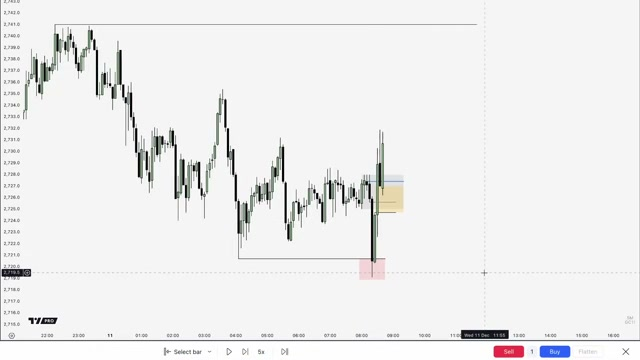
#> input picture dataset/yolo/images/train/reversal_sequence_ttrs_how_to_blend_pd_arrays____dense____reversal_sequence_ttrs_how_to_blend_pd_arrays__0010.jpg, 640 x 360 px
$ python -i analyze_tradingview_capture_quality.py   (imports and definitions only)
#> lines starting #> are read from the running program, lines starting #| are printed output that depends on the picture
from __future__ import annotations

import argparse
import json
import sys
from collections import Counter
from datetime import datetime, timezone
from pathlib import Path
from typing import Any

from PIL import Image, ImageFilter, ImageStat


ROOT_DIR = Path(__file__).resolve().parents[1]
if str(ROOT_DIR) not in sys.path:
    sys.path.insert(0, str(ROOT_DIR))

from scripts.analyze_ttrades_state_review_layout import (
    TIMEFRAMES,
    duplicate_pairs,
    image_info,
    perceptual_pairs,
    relative_or_absolute,
    resolve,
)


DEFAULT_PACKET_PATH = Path("results") / "ttrades_state_review_packet_20260622.json"
DEFAULT_OUTPUT_PATH = Path("results") / "tradingview_capture_quality_report_20260622.json"
ROLE_BY_TIMEFRAME = {"daily": "htf", "h1": "itf", "m5": "ltf"}
EXPECTED_RESOLUTIONS = {
    "daily": {"D", "1D"},
    "h1": {"60", "1H", "60M"},
    "m5": {"5", "5M"},
}
HARD_FLAGS = {
    "missing_timeframe_image",
    "unreadable_timeframe_image",
    "exact_duplicate_timeframe_images",
    "near_duplicate_timeframe_images",
    "low_information_timeframe_image",
    "timeframe_metadata_mismatch",
    "symbol_metadata_mismatch",
}


# [31 lines left out: functions load_json, common_capture_dir, normalize_resolution, not called in this run]


def image_density_metrics(path: Path, *, crop_box: tuple[float, float, float, float] = (0.08, 0.10, 0.98, 0.96)) -> dict[str, Any]:
#> called with crop_box = (0.08, 0.1, 0.98, 0.96)
    with Image.open(path) as image:
#> image is the input picture: PIL image 640x360 RGB; mean R, G, B 237.9, 237.9, 237.8
        gray = image.convert("L")
    width, height = gray.size
#> width = 640; height = 360
    left = int(width * crop_box[0])
#> left = 51
    top = int(height * crop_box[1])
#> top = 36
    right = int(width * crop_box[2])
#> right = 627
    bottom = int(height * crop_box[3])
#> bottom = 345
    crop = gray.crop((left, top, right, bottom))
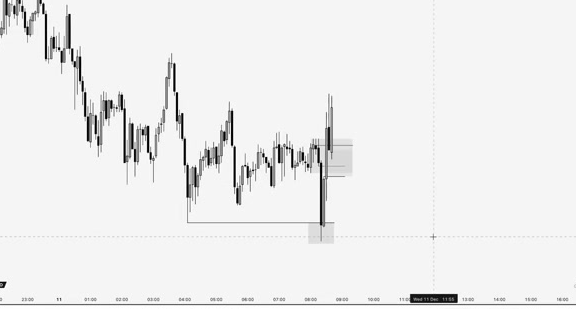
#> crop: PIL image 576x309 L; min 0, max 255, mean 237.9
    stat = ImageStat.Stat(crop)
    mean = float(stat.mean[0])
#> mean = 237.9
    stddev = float(stat.stddev[0])
#> stddev = 31.55
    pixels = _pixel_values(crop)
#> pixels = 177984 items
    total = max(len(pixels), 1)
#> total = 177984
    non_background_ratio = sum(1 for pixel in pixels if abs(pixel - mean) > 18) / total
#> non_background_ratio = 0.0616
    edges = crop.filter(ImageFilter.FIND_EDGES)
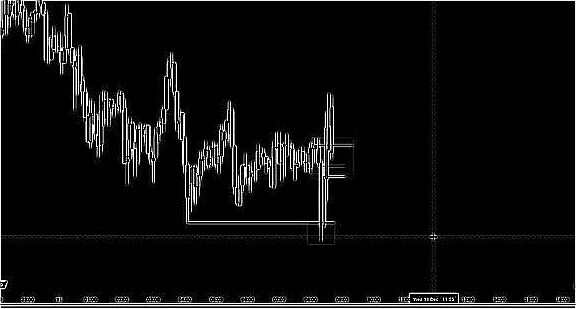
#> edges: PIL image 576x309 L; min 0, max 255, mean 14.5
    edge_pixels = _pixel_values(edges)
#> edge_pixels = 177984 items
    edge_ratio = sum(1 for pixel in edge_pixels if pixel > 24) / max(len(edge_pixels), 1)
#> edge_ratio = 0.0829
    downsampled = crop.resize((128, 128))
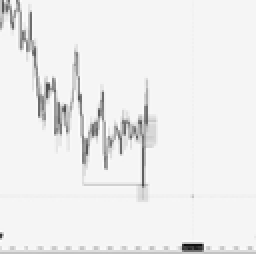
#> downsampled: PIL image 128x128 L (shown 2 times larger); min 12, max 255, mean 237.9
    unique_128 = len(set(_pixel_values(downsampled)))
#> unique_128 = 196
    return {
        "mean_luma": round(mean, 4),
        "stddev_luma": round(stddev, 4),
        "non_background_ratio": round(non_background_ratio, 6),
        "edge_ratio": round(edge_ratio, 6),
        "unique_luma_128": int(unique_128),
    }


def _pixel_values(image: Image.Image) -> list[int]:
    flattened = getattr(image, "get_flattened_data", None)
    if callable(flattened):
        return list(flattened())
    return list(image.getdata())


# [231 lines left out: functions low_information, capture_metadata, metadata_flags, dimension_flags, analyze_item, analyze_packet and 2 more, not called in this run]


# [2 lines not run here, left out]

>>> result = image_density_metrics('../dataset/yolo/images/train/reversal_sequence_ttrs_how_to_blend_pd_arrays____dense____reversal_sequence_ttrs_how_to_blend_pd_arrays__0010.jpg')
#> result = {'mean_luma': 237.9, 'stddev_luma': 31.55, 'non_background_ratio': 0.0616, 'edge_ratio': 0.0829, 'unique_luma_128': 196}

$ run again, on dataset/yolo/images/train/trade_continuations_using_breaker_blocks____dense____trade_continuations_using_breaker_blocks__0009.jpg
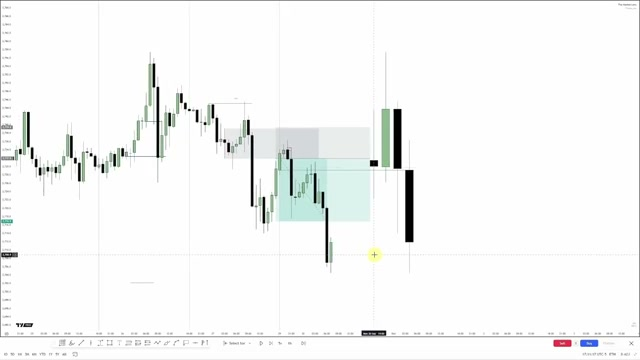
#> input picture dataset/yolo/images/train/trade_continuations_using_breaker_blocks____dense____trade_continuations_using_breaker_blocks__0009.jpg, 640 x 360 px
#> in image_density_metrics, image is the input picture: PIL image 640x360 RGB; mean R, G, B 245.8, 246.9, 246.4
#> mean = 246.3
#> stddev = 31.28
#> pixels = 177984 items
#> total = 177984
#> non_background_ratio = 0.0758
#> in image_density_metrics, `edges = crop.filter(ImageFilter.FIND_EDGES)`:
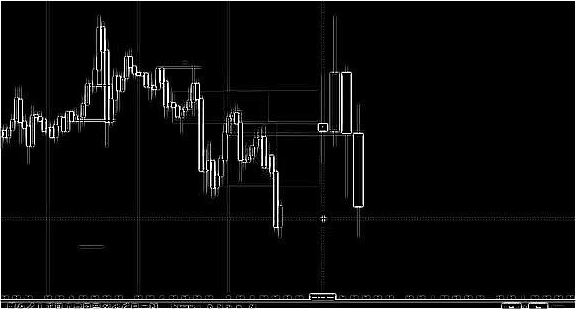
#> edges: PIL image 576x309 L; min 0, max 255, mean 11.4
#> edge_pixels = 177984 items
#> edge_ratio = 0.0803
#> in image_density_metrics, `downsampled = crop.resize((128, 128))`:
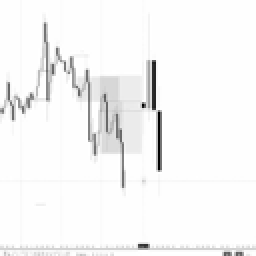
#> downsampled: PIL image 128x128 L (shown 2 times larger); min 0, max 255, mean 246.3
#> unique_128 = 178
#> result = {'mean_luma': 246.3, 'stddev_luma': 31.28, 'non_background_ratio': 0.0758, 'edge_ratio': 0.0803, 'unique_luma_128': 178}

$ run again, on dataset/yolo/images/train/trading_candle_3____dense____trading_candle_3__0005.jpg
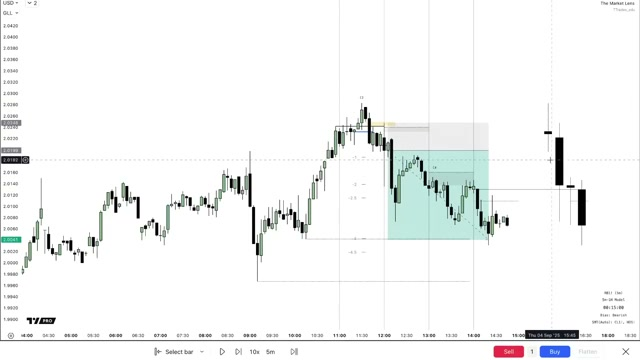
#> input picture dataset/yolo/images/train/trading_candle_3____dense____trading_candle_3__0005.jpg, 640 x 360 px
#> in image_density_metrics, image is the input picture: PIL image 640x360 RGB; mean R, G, B 244, 245.5, 245.2
#> mean = 244.8
#> stddev = 35.61
#> pixels = 177984 items
#> total = 177984
#> non_background_ratio = 0.101
#> in image_density_metrics, `edges = crop.filter(ImageFilter.FIND_EDGES)`:
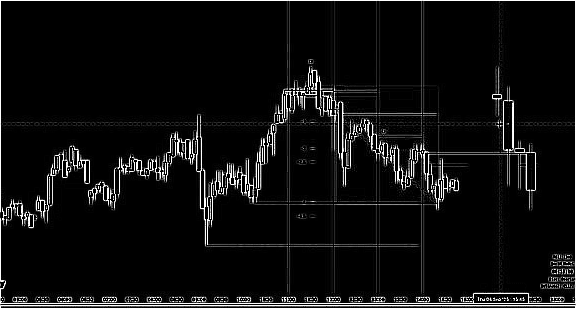
#> edges: PIL image 576x309 L; min 0, max 255, mean 15.6
#> edge_pixels = 177984 items
#> edge_ratio = 0.0999
#> in image_density_metrics, `downsampled = crop.resize((128, 128))`:
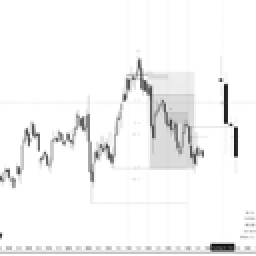
#> downsampled: PIL image 128x128 L (shown 2 times larger); min 11, max 255, mean 244.7
#> unique_128 = 223
#> result = {'mean_luma': 244.8, 'stddev_luma': 35.61, 'non_background_ratio': 0.101, 'edge_ratio': 0.0999, 'unique_luma_128': 223}

$ run again, on dataset/yolo/images/train/trading_candle_3____dense____trading_candle_3__0031.jpg
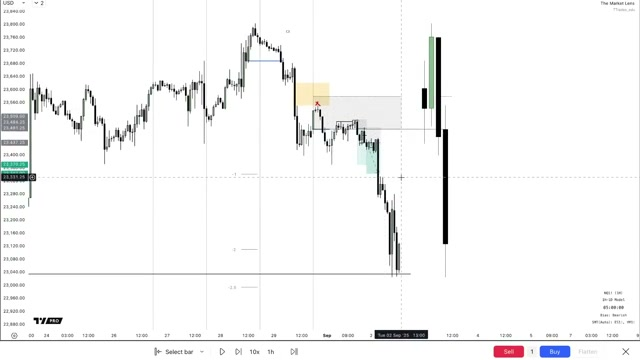
#> input picture dataset/yolo/images/train/trading_candle_3____dense____trading_candle_3__0031.jpg, 640 x 360 px
#> in image_density_metrics, image is the input picture: PIL image 640x360 RGB; mean R, G, B 245.9, 246.1, 246.1
#> mean = 246.8
#> stddev = 34.02
#> pixels = 177984 items
#> total = 177984
#> non_background_ratio = 0.0637
#> in image_density_metrics, `edges = crop.filter(ImageFilter.FIND_EDGES)`:
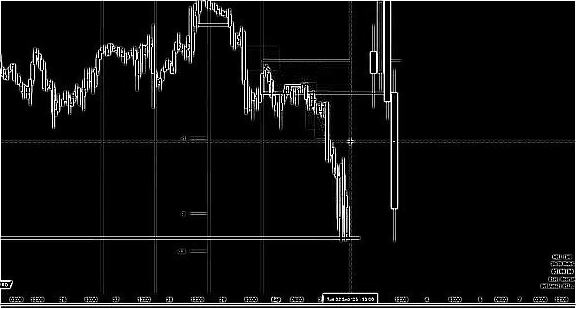
#> edges: PIL image 576x309 L; min 0, max 255, mean 15.2
#> edge_pixels = 177984 items
#> edge_ratio = 0.0936
#> in image_density_metrics, `downsampled = crop.resize((128, 128))`:
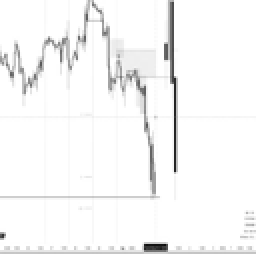
#> downsampled: PIL image 128x128 L (shown 2 times larger); min 14, max 255, mean 246.6
#> unique_128 = 202
#> result = {'mean_luma': 246.8, 'stddev_luma': 34.02, 'non_background_ratio': 0.0637, 'edge_ratio': 0.0936, 'unique_luma_128': 202}
